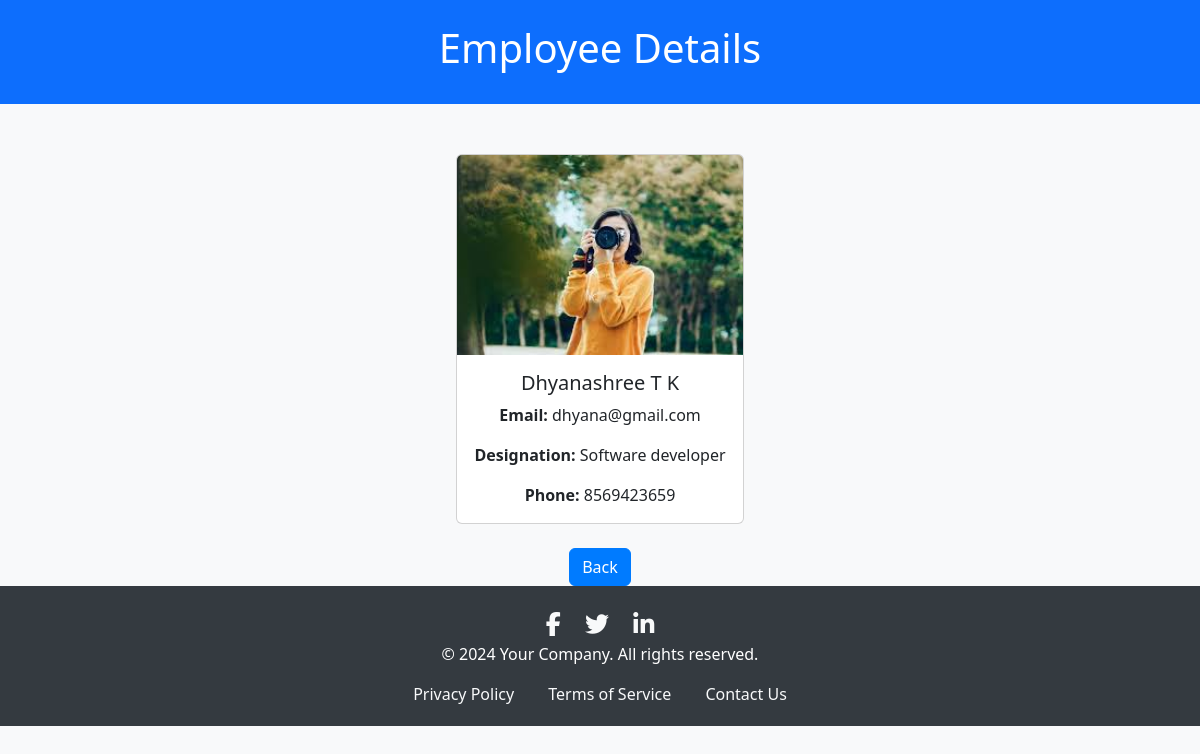
Page /employees/3/ on the committed database.
### employees/models.py (models this page shows, shortened)
class Employee(models.Model):
    first_name=models.CharField(max_length=100)
    last_name=models.CharField(max_length=100)
    photo=models.ImageField(upload_to='images')
    designation=models.CharField(max_length=100)
    Email_address=models.EmailField(max_length=100,unique=True)
    phone_number=models.CharField(max_length=12,blank=True)
    created_at=models.DateTimeField(auto_now_add=True)
    updated_at=models.DateTimeField(auto_now=True)

### employees/views.py (the view)
# urls.py: path('<int:pk>/',views.employee_detail,name='employee_detail'),
def employee_detail(request,pk):
   employee = get_object_or_404(Employee,pk=pk)
   context={
      'employee':employee,
   }
   return render(request,'employee_detail.html',context)

### mysite/templates/employee_detail.html (shortened to what this page needs)
{% load static %}
<!DOCTYPE html>
<html lang="en">
<head>
    <link rel="stylesheet" href="{% static 'css/style.css' %}">
    <link href="https://cdn.jsdelivr.net/npm/bootstrap@5.3.3/dist/css/bootstrap.min.css" rel="stylesheet">
</head>
<body>
    <header class="bg-primary text-white text-center py-4">
        <h1>Employee Details</h1>
    </header>
    <div class="container">
        <div class="card mx-auto" style="width: 18rem;">
            <img src="{{employee.photo.url}}" class="card-img-top" alt="Employee Photo">
            <div class="card-body">
                <h5 class="card-title">{{employee.first_name}} {{employee.last_name}}</h5>
                <p class="card-text"><strong>Email:</strong> {{employee.Email_address}}</p>
                <p class="card-text"><strong>Designation:</strong> {{employee.designation}}</p>
                <p class="card-text"><strong>Phone:</strong> {{employee.phone_number}}</p>
            </div>
        </div>
        <div class="text-center mt-4">
            <a href="{% url 'index' %}" class="btn btn-primary">Back</a>
        </div>
    </div>
    <footer class="footer">
        <div class="social-icons">
            <a href="#" aria-label="Facebook"><i class="fab fa-facebook-f"></i></a>
            <a href="#" aria-label="Twitter"><i class="fab fa-twitter"></i></a>
            <a href="#" aria-label="LinkedIn"><i class="fab fa-linkedin-in"></i></a>
        </div>
        <p>&copy; 2024 Your Company. All rights reserved.</p>
        <nav>
            <a href="#">Privacy Policy</a>
            <a href="#">Terms of Service</a>
            <a href="#">Contact Us</a>
        </nav>
    </footer>
</body>
</html>

### mysite/static/css/style.css (style rules this page uses)
body { background-color: aquamarine; }

### mysite/templates/employee_detail.html (style rules this page uses)
body { background-color: #f8f9fa; }
.card-img-top { height: 200px; object-fit: cover; transition: transform 0.2s ease-in-out; }
.card-body { text-align: center; }
.container { margin-top: 50px; }
.footer { background-color: #343a40; color: white; padding: 20px 0; position: relative; width: 100%; text-align: center; }
.footer a { color: #f8f9fa; margin: 0 15px; text-decoration: none; }
.social-icons a { margin: 0 10px; color: #f8f9fa; font-size: 24px; transition: color 0.2s ease-in-out; }
.btn-primary { background-color: #007bff; border-color: #007bff; transition: background-color 0.2s ease-in-out; }

### rows in the picture
Employee: photo (picture), first_name "Dhyanashree", last_name "T K", Email_address "dhyana@gmail.com", designation "Software developer", phone_number "8569423659"
